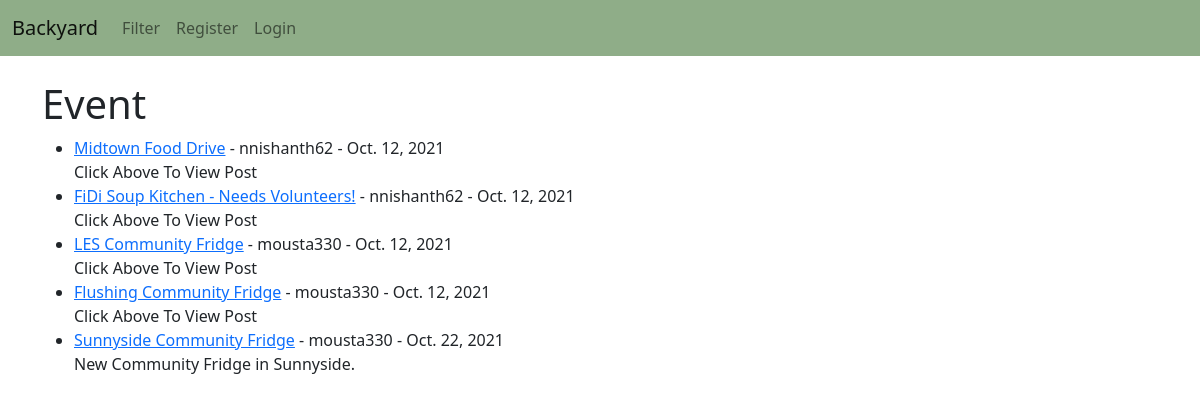
The app's page /category/event/ with its own data.
### blog/models.py (models this page shows, shortened)
class Post(models.Model):
    title = models.CharField(max_length=LENGTH)
    header_image = models.ImageField(null=True, blank=True, upload_to="images/")
    author = models.ForeignKey(User, on_delete=models.CASCADE)
    body = RichTextField(blank=True, null=True)
    post_date = models.DateField(auto_now_add=True)
    snippet = models.CharField(max_length=LENGTH)
    category = models.CharField(max_length=LENGTH, default="event")
    likes = models.ManyToManyField(User, related_name='blog_post')

### blog/views.py (the view)
# urls.py: path('category/<str:cats>/', CategoryView, name="category"),
def CategoryView(request, cats):
    category_posts = Post.objects.filter(category=cats.replace('-', ' '))
    return render(request, 'category.html', {'cats': cats.title().replace('-', ' '), 'category_posts': category_posts})

### blog/templates/category.html (shortened to what this page needs)
{% extends 'base.html' %}
{% block content %}
{% if category_posts%}
    <h1> {{cats}} </h1>
    <ul>
        {% for post in category_posts %}
        <li><a href = "{% url 'post_detail' post.pk %}">{{ post.title }}</a> -
            {{ post.author }} -
            {{post.post_date}}<br/>
            {{ post.snippet }}</li>
        {% endfor %}
    </ul>
{% else %}
    <h2> Sorry this page does not exist :-( </h2>
{% endif %}
{% endblock %}

### records on screen
Post: title "Midtown Food Drive", author "nnishanth62", post_date "Oct. 12, 2021", snippet "Click Above To View Post"
Post: title "FiDi Soup Kitchen - Needs Volunteers!", author "nnishanth62", post_date "Oct. 12, 2021", snippet "Click Above To View Post"
Post: title "LES Community Fridge", author "mousta330", post_date "Oct. 12, 2021", snippet "Click Above To View Post"
Post: title "Flushing Community Fridge", author "mousta330", post_date "Oct. 12, 2021", snippet "Click Above To View Post"
Post: title "Sunnyside Community Fridge", author "mousta330", post_date "Oct. 22, 2021", snippet "New Community Fridge in Sunnyside."

### other values on screen
{{ cats }} "Event"
